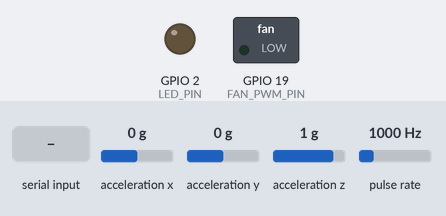
Bench run of a sketch on a simulated ESP32. Shown: switched loads named in the sketch (green lamp = pin HIGH), output pins drawn as LEDs (lit = HIGH). Wiring (inferred from the names in the program): pulse sensor: data GPIO 18; MPU-6050 motion sensor at I2C address 0x68. Inputs (shaded band) come from the test bench; at power-on: acceleration z 1 g, acceleration x 0 g, acceleration y 0 g, pulse rate 1000 Hz. What the sketch prints to the serial monitor is not drawn.

Above: at 0.0 s.
At 4.3 s:
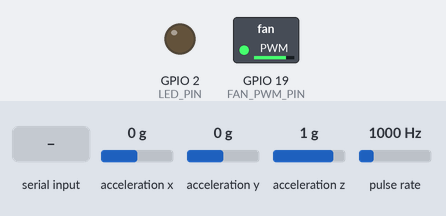
4.4 s: acceleration z set to 0.7 g
8.9 s: "L" received over Serial
11.9 s: acceleration x set to -1.4 g
At 12.5 s:
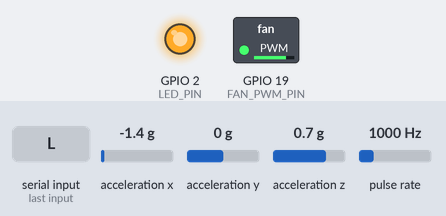
Timing chart, 0 to 16.4 s (numbered marks = the images above; inputs shaded):
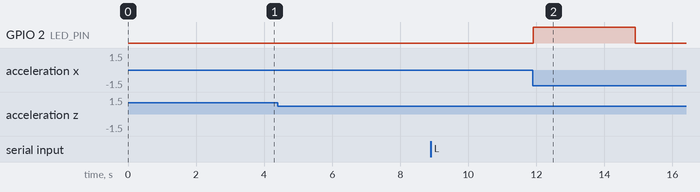

Measured:
- after the input at 4.4 s, every drawn part: stays the same
- after the input at 8.9 s, every drawn part: stays the same

The sketch:

fault_detector.ino
```cpp
// ESP32 + MPU6050 on-device fan-fault detector (logistic regression)
//
// Every 1-second window (1000 samples at 1 kHz) it computes the 9 features from features.py,
// runs the logistic regression from logreg_model.h, and prints the result. Wiring and sensor
// settings are the SAME as vibration_logger.ino (+/-8 g, ~184 Hz filter, fan duty 204/255).
//
// Serial commands (921600 baud; esp32_test.py does this for you):
//   'l'  live: classify the fan continuously, one line per window
//   'L'  live, and also print each window's 9 features (F,... lines) for troubleshooting
//   'x'  stop live mode
//   'v'  verify: then send 6000 bytes = 1000 samples of (ax, ay, az) as little-endian int16.
//        The board replies with its features and probability for that window, so Python can
//        check the C version gives the same answer as the notebook.
//   'i'  info (sensor check, settings, memory)
//
// Output lines:
//   W,<window>,<pred 0/1>,<p_fault>,<rpm>,<feature_us>,<inference_us>
//   V,<9 features>,<p_fault>,<feature_us>,<inference_us>,<checksum of the received bytes>
//   # ALERT: fault detected        (after ALERT_AFTER fault windows in a row)
//   # clear: back to normal        (after ALERT_AFTER normal windows in a row)
//
// While the features are computed (~tens of ms) sampling pauses, so live windows are not
// back to back. That doesn't matter for classification: each window is judged on its own.

#include <Wire.h>
#include "fan_features.h"
#include "logreg_model.h"

const uint8_t  MPU_ADDR         = 0x68;
const int      SDA_PIN          = 21;
const int      SCL_PIN          = 22;
const uint32_t SAMPLE_PERIOD_US = 1000;   // 1 kHz

const int TACH_PIN    = 18;
const int FAN_PWM_PIN = 19;
const int FAN_DUTY    = 204;              // must match the recordings (80%)

const uint8_t ACCEL_CONFIG_VAL = 0x10;    // +/-8 g, must match the recordings
const float   COUNTS_PER_G     = 4096.0f;
const float   SCALE_MS2        = 9.80665f / COUNTS_PER_G;

const int ALERT_AFTER = 3;                // consecutive windows before raising / clearing an alert
const int LED_PIN     = 2;                // on-board LED on most ESP32 DevKits (lights on alert)

volatile uint32_t tachPulses  = 0;
volatile uint32_t lastPulseUs = 0;

float    mag[FF_WINDOW_SIZE];
float    feats[FF_N_FEATURES];
bool     live = false;
bool     showFeatures = false;   // 'L': live mode that also prints each window's features
uint32_t windowCount = 0;
int      faultStreak = 0, normalStreak = 0;
bool     alertOn = false;
uint32_t lastRpmUs = 0;
float    lastRpm = 0;

void IRAM_ATTR onTachPulse() {
  uint32_t now = micros();
  if (now - lastPulseUs > 5000) { tachPulses++; lastPulseUs = now; }
}

void writeReg(uint8_t reg, uint8_t val) {
  Wire.beginTransmission(MPU_ADDR); Wire.write(reg); Wire.write(val); Wire.endTransmission();
}

uint8_t readReg(uint8_t reg) {
  Wire.beginTransmission(MPU_ADDR); Wire.write(reg); Wire.endTransmission(false);
  Wire.requestFrom(MPU_ADDR, (uint8_t)1);
  return Wire.available() ? Wire.read() : 0xFF;
}

bool readAccel(int16_t &ax, int16_t &ay, int16_t &az) {
  Wire.beginTransmission(MPU_ADDR);
  Wire.write(0x3B);
  if (Wire.endTransmission(false) != 0) return false;
  if (Wire.requestFrom(MPU_ADDR, (uint8_t)6) != 6) return false;
  uint8_t b[6];
  for (int i = 0; i < 6; i++) b[i] = Wire.read();
  ax = (int16_t)((b[0] << 8) | b[1]);
  ay = (int16_t)((b[2] << 8) | b[3]);
  az = (int16_t)((b[4] << 8) | b[5]);
  return true;
}

// Print a whole line and wait until it has left the board. Without the flush, the ESP32 serial
// driver can hold the end of a line in its buffer until more output comes along.
void sendLine(const char *s) {
  Serial.println(s);
  Serial.flush();
}

float magnitude(int16_t ax, int16_t ay, int16_t az) {
  float x = ax, y = ay, z = az;
  return sqrtf(x * x + y * y + z * z) * SCALE_MS2;
}

void setupFanPwm() {
  if (FAN_PWM_PIN < 0) return;
#if ESP_ARDUINO_VERSION_MAJOR >= 3
  ledcAttach(FAN_PWM_PIN, 25000, 8);
  ledcWrite(FAN_PWM_PIN, FAN_DUTY);
#else
  ledcSetup(0, 25000, 8);
  ledcAttachPin(FAN_PWM_PIN, 0);
  ledcWrite(0, FAN_DUTY);
#endif
}

void updateRpm() {
  uint32_t now = micros();
  if (TACH_PIN < 0 || now - lastRpmUs < 1000000) return;
  uint32_t pulses;
  noInterrupts(); pulses = tachPulses; tachPulses = 0; interrupts();
  lastRpm = pulses * 30.0f * 1e6f / (float)(now - lastRpmUs);   // 2 pulses per revolution
  lastRpmUs = now;
}

// Features + model on the current mag[] buffer. Returns p_fault; fills the timing outputs.
float classify(uint32_t &featUs, uint32_t &inferUs) {
  uint32_t t0 = micros();
  ff_extract(mag, feats);
  uint32_t t1 = micros();
  float p = lr_predict_proba(feats);
  uint32_t t2 = micros();
  featUs = t1 - t0;
  inferUs = t2 - t1;
  return p;
}

void printInfo() {
  uint8_t who = readReg(0x75);
  Serial.printf("# WHO_AM_I = 0x%02X%s\n", who, (who == 0xFF || who == 0x00) ? "  ERROR: MPU6050 not found" : "");
  Serial.printf("# Accel config = 0x%02X (expect 0x%02X, +/-8 g), fan duty %d/255\n",
                readReg(0x1C), ACCEL_CONFIG_VAL, FAN_DUTY);
  Serial.printf("# Model: logistic regression, %d features, %u bytes of parameters\n",
                N_FEATURES, (unsigned)(sizeof(LR_MEAN) + sizeof(LR_SCALE) + sizeof(LR_COEF) + sizeof(LR_INTERCEPT)));
  Serial.printf("# Feature buffers: %u bytes. Free heap: %u bytes\n",
                (unsigned)(sizeof(mag) + sizeof(ff_cos) + sizeof(ff_sin) + sizeof(ff_dev)), (unsigned)ESP.getFreeHeap());
  Serial.println("# Commands: 'l' live, 'x' stop, 'v' verify one window, 'i' info");
  Serial.flush();
}

// Read exactly n bytes, giving up after timeoutMs without new data. Returns bytes read.
size_t readExact(uint8_t *buf, size_t n, uint32_t timeoutMs) {
  size_t got = 0;
  uint32_t last = millis();
  while (got < n && millis() - last < timeoutMs) {
    int avail = Serial.available();
    if (avail > 0) {
      got += Serial.read(buf + got, min((size_t)avail, n - got));
      last = millis();
    }
  }
  return got;
}

// 'v': receive one window of raw counts from the PC, classify it, reply with the features.
// The reply ends with a checksum of the received bytes, so the PC can resend if a byte was lost.
void verifyWindow() {
  static int16_t raw[FF_WINDOW_SIZE * 3];
  size_t got = readExact((uint8_t *)raw, sizeof(raw), 500);
  if (got != sizeof(raw)) {
    char err[80];
    snprintf(err, sizeof(err), "# ERROR: verify got %u of %u bytes", (unsigned)got, (unsigned)sizeof(raw));
    sendLine(err);
    return;
  }
  uint32_t checksum = 0;
  for (size_t i = 0; i < sizeof(raw); i++) checksum += ((uint8_t *)raw)[i];
  for (int n = 0; n < FF_WINDOW_SIZE; n++) mag[n] = magnitude(raw[3 * n], raw[3 * n + 1], raw[3 * n + 2]);
  uint32_t featUs, inferUs;
  float p = classify(featUs, inferUs);
  char line[256];
  int len = snprintf(line, sizeof(line), "V");
  for (int i = 0; i < FF_N_FEATURES; i++) len += snprintf(line + len, sizeof(line) - len, ",%.9g", feats[i]);
  snprintf(line + len, sizeof(line) - len, ",%.9g,%lu,%lu,%lu", p, (unsigned long)featUs, (unsigned long)inferUs,
           (unsigned long)checksum);
  sendLine(line);
}

// Live mode: record one 1-second window at 1 kHz. Returns false if stopped with 'x'.
bool recordWindow() {
  uint32_t next = micros();
  int n = 0;
  while (n < FF_WINDOW_SIZE) {
    if (Serial.available() && Serial.peek() == 'x') return false;
    uint32_t now = micros();
    if ((int32_t)(now - next) < 0) continue;
    if (now - next > 10000) next = now;   // fell far behind: resync
    next += SAMPLE_PERIOD_US;
    int16_t ax, ay, az;
    if (readAccel(ax, ay, az)) mag[n++] = magnitude(ax, ay, az);
    updateRpm();
  }
  return true;
}

void setup() {
  Serial.setRxBufferSize(8192);   // room for a whole 6000-byte verify window
  Serial.begin(921600);
#if ESP_ARDUINO_VERSION_MAJOR >= 3
  Serial.setRxFIFOFull(32);       // move received bytes out of the 128-byte hardware FIFO sooner
#endif
  delay(500);
  Serial.println();

  pinMode(LED_PIN, OUTPUT);
  digitalWrite(LED_PIN, LOW);
  setupFanPwm();

  Wire.begin(SDA_PIN, SCL_PIN);
  Wire.setClock(400000);
  writeReg(0x6B, 0x01);   // wake up, gyro clock
  delay(100);
  writeReg(0x1A, 0x01);   // ~184 Hz low-pass filter
  writeReg(0x19, 0x00);   // 1 kHz output rate
  writeReg(0x1C, ACCEL_CONFIG_VAL);

  if (TACH_PIN >= 0) {
    pinMode(TACH_PIN, INPUT_PULLUP);
    attachInterrupt(digitalPinToInterrupt(TACH_PIN), onTachPulse, FALLING);
  }

  ff_init();
  printInfo();
  Serial.println("# Ready.");
}

void loop() {
  while (Serial.available()) {
    char c = Serial.read();
    if (c == 'l' || c == 'L') {
      live = true; showFeatures = (c == 'L'); windowCount = 0; faultStreak = normalStreak = 0;
      alertOn = false; digitalWrite(LED_PIN, LOW);
      lastRpmUs = micros(); noInterrupts(); tachPulses = 0; interrupts();
      sendLine("# live (send 'x' to stop)");
    } else if (c == 'x') {
      if (live) sendLine("# stop");
      live = false;
    } else if (c == 'v') {
      verifyWindow();
    } else if (c == 'i') {
      printInfo();
    }
  }
  if (!live) return;

  if (!recordWindow()) return;   // 'x' arrived; handled at the top of the next loop

  uint32_t featUs, inferUs;
  float p = classify(featUs, inferUs);
  int pred = p >= 0.5f ? 1 : 0;
  char line[96];
  snprintf(line, sizeof(line), "W,%lu,%d,%.4f,%.0f,%lu,%lu", (unsigned long)windowCount++, pred, p, lastRpm,
           (unsigned long)featUs, (unsigned long)inferUs);
  sendLine(line);
  if (showFeatures) {
    char fl[256];
    int len = snprintf(fl, sizeof(fl), "F");
    for (int i = 0; i < FF_N_FEATURES; i++) len += snprintf(fl + len, sizeof(fl) - len, ",%.9g", feats[i]);
    sendLine(fl);
  }

  if (pred) { faultStreak++; normalStreak = 0; } else { normalStreak++; faultStreak = 0; }
  if (!alertOn && faultStreak >= ALERT_AFTER) {
    alertOn = true; digitalWrite(LED_PIN, HIGH);
    sendLine("# ALERT: fault detected");
  } else if (alertOn && normalStreak >= ALERT_AFTER) {
    alertOn = false; digitalWrite(LED_PIN, LOW);
    sendLine("# clear: back to normal");
  }
}
```

fan_features.h
```cpp
// Feature extraction for the fan-fault detector. Plain C++ (no Arduino code), so it can also
// be compiled and tested on a PC. It reproduces features.py exactly:
//
//   input  : WINDOW_SIZE samples of the acceleration magnitude sqrt(ax^2 + ay^2 + az^2) in m/s^2
//   output : rms, peak, std, kurtosis, crest_factor,
//            band_5_25hz, band_25_75hz, band_75_200hz, band_200_500hz
//
// features.py details reproduced here:
//   rms      = sqrt(mean(x^2))                 (includes gravity, like features.py)
//   peak     = max |x|
//   std      = population standard deviation
//   kurtosis = excess kurtosis m4 / m2^2 - 3   (scipy.stats.kurtosis, fisher=True, bias=True)
//   crest    = peak / rms
//   band     = mean over FFT bins k in [lo, hi) of (2 * |DFT(x - mean)[k]| / N)^2
//
// With N = 1000 samples at 1000 Hz, DFT bin k is exactly k Hz. N is not a power of two, so a
// plain DFT is computed for the bins that are needed (5-499) using a cosine/sine lookup table.

#pragma once
#include <math.h>

#define FF_WINDOW_SIZE 1000
#define FF_N_FEATURES  9

static const int FF_BANDS[4][2] = { {5, 25}, {25, 75}, {75, 200}, {200, 500} };

static float ff_cos[FF_WINDOW_SIZE];
static float ff_sin[FF_WINDOW_SIZE];
static float ff_dev[FF_WINDOW_SIZE];   // x - mean

// Call once at startup to fill the lookup tables.
static inline void ff_init() {
  for (int n = 0; n < FF_WINDOW_SIZE; n++) {
    double a = 2.0 * M_PI * (double)n / (double)FF_WINDOW_SIZE;
    ff_cos[n] = (float)cos(a);
    ff_sin[n] = (float)sin(a);
  }
}

// x: FF_WINDOW_SIZE magnitude samples in m/s^2. out: FF_N_FEATURES values.
static inline void ff_extract(const float *x, float *out) {
  const int N = FF_WINDOW_SIZE;

  float sum = 0.0f, peak = 0.0f;
  for (int n = 0; n < N; n++) {
    sum += x[n];
    float a = fabsf(x[n]);
    if (a > peak) peak = a;
  }
  float mean = sum / N;

  float m2 = 0.0f, m4 = 0.0f;
  for (int n = 0; n < N; n++) {
    float d = x[n] - mean;
    ff_dev[n] = d;
    float d2 = d * d;
    m2 += d2;
    m4 += d2 * d2;
  }
  m2 /= N;
  m4 /= N;

  float rms   = sqrtf(mean * mean + m2);          // = sqrt(mean(x^2)), computed more accurately
  float std   = sqrtf(m2);
  float kurt  = (m2 > 0.0f) ? m4 / (m2 * m2) - 3.0f : 0.0f;
  float crest = (rms > 0.0f) ? peak / rms : 0.0f;

  out[0] = rms;
  out[1] = peak;
  out[2] = std;
  out[3] = kurt;
  out[4] = crest;

  const float scale = 2.0f / N;
  for (int b = 0; b < 4; b++) {
    int lo = FF_BANDS[b][0], hi = FF_BANDS[b][1];
    float acc = 0.0f;
    for (int k = lo; k < hi; k++) {
      float re = 0.0f, im = 0.0f;
      int idx = 0;                                 // (k * n) mod N
      for (int n = 0; n < N; n++) {
        re += ff_dev[n] * ff_cos[idx];
        im -= ff_dev[n] * ff_sin[idx];
        idx += k;
        if (idx >= N) idx -= N;
      }
      float mag = scale * sqrtf(re * re + im * im);
      acc += mag * mag;
    }
    out[5 + b] = acc / (hi - lo);
  }
}
```

logreg_model.h
```cpp
// Logistic regression fan-fault detector (normal = 0, fault = 1)
// Generated by logistic_regression.ipynb (shared split, C = 10.0).
// Features come from features.py. Input: 1000 samples at 1 kHz of the acceleration
// magnitude sqrt(ax^2 + ay^2 + az^2) in m/s^2 (raw counts * 9.80665 / 4096, +/-8 g range).
// Feature order MUST be:
//   rms, peak, std, kurtosis, crest_factor, band_5_25hz, band_25_75hz, band_75_200hz, band_200_500hz
// kurtosis = excess kurtosis (m4 / m2^2 - 3); crest_factor = peak / rms;
// band_* = mean over FFT bins in [lo, hi) Hz of (2 * |FFT(x - mean)| / N)^2.
#pragma once
#include <math.h>

#define N_FEATURES 9

static const float LR_MEAN[N_FEATURES] = {
  9.20654964e+00f, 9.62341118e+00f, 1.90294906e-01f,
  -3.49870950e-01f, 1.04525602e+00f, 3.73594339e-05f,
  2.02450249e-03f, 1.26572791e-04f, 1.36364242e-05f
};

static const float LR_SCALE[N_FEATURES] = {
  8.13969318e-03f, 2.93839633e-01f, 1.57366410e-01f,
  2.13093424e+00f, 3.11235432e-02f, 9.89711407e-05f,
  3.45658627e-03f, 5.66731796e-05f, 5.78329627e-06f
};

static const float LR_COEF[N_FEATURES] = {
  -1.95772719e+00f, 1.64189780e+00f, 9.96296823e-01f,
  -5.49726486e+00f, 1.74451625e+00f, 5.33352971e-01f,
  -4.70000766e-02f, 2.97478819e+00f, 1.05243826e+01f
};

static const float LR_INTERCEPT = 1.05851440e+01f;

// Returns the probability that the window is a fault.
static inline float lr_predict_proba(const float *x) {
  float s = LR_INTERCEPT;
  for (int i = 0; i < N_FEATURES; i++) s += LR_COEF[i] * (x[i] - LR_MEAN[i]) / LR_SCALE[i];
  return 1.0f / (1.0f + expf(-s));
}
```
